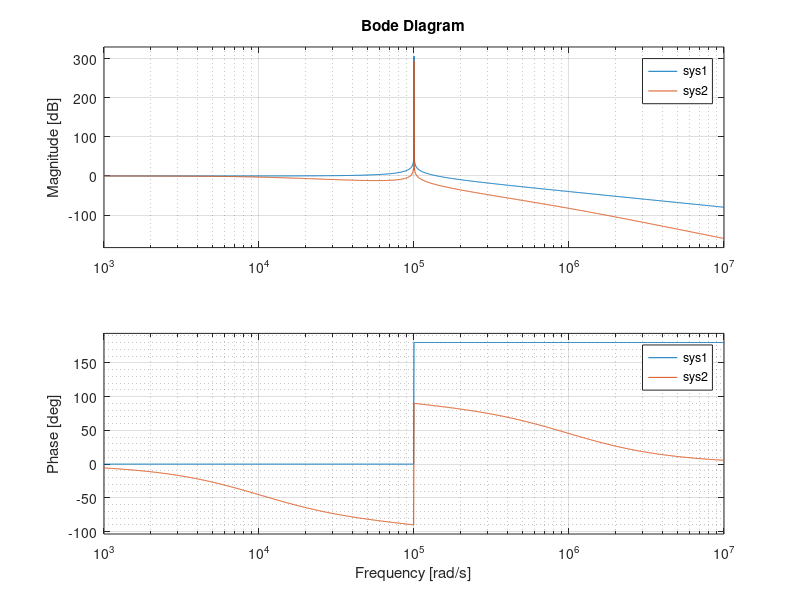

Write MATLAB code to recreate this figure.
 R = 100; C = 10e-9; L=10e-3;

 % one stage 
 num1=1;
 den1=[L*C,0,1];

 sys1=tf(num1,den1);

 % second stage
 num2=[R];
 den2= [R*L*C,L,R];

 sys_2=tf(num2,den2);

 % second stage transfer function
 sys2=sys1*sys_2;

 bode(sys1,sys2);
 grid minor;


